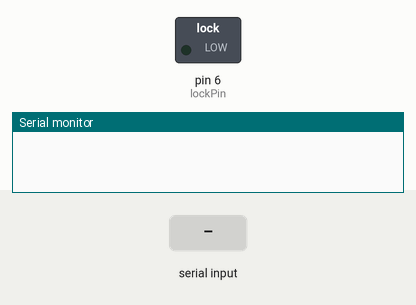
This sketch was run on a simulated Arduino Uno, built with avr-gcc and run on an emulated ATmega328P. On the bench: switched loads named in the sketch (green lamp = pin HIGH), the last lines printed to the serial monitor. The inputs (shaded band) are chosen by the test bench.

Above: at 1.2 s.
1.3 s: "W" received over Serial
At 1.7 s:
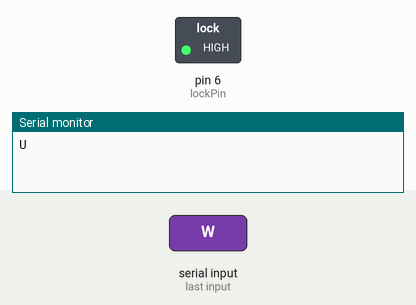
2.8 s: "V" received over Serial
At 5.2 s:
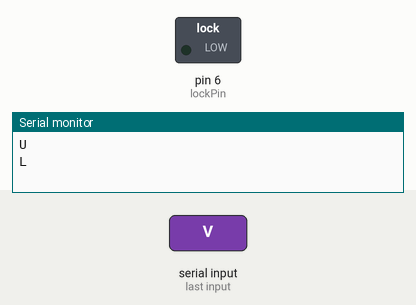
Timing chart, 0 to 6.7 s (numbered marks = the images above; inputs shaded):
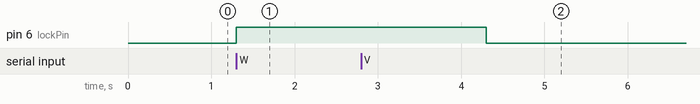

The sketch:

LockSMS.ino.ino
```cpp
/*
// for servos
#include <Servo.h>

Servo myservo;
int servoPin = 12;
int lock = 0; // lock angle (should be 0)
int unlock = 180; // unlock angle (should be 180)
*/

int lockPin = 6;
String inputString = "";
boolean stringComplete = false;


void setup() {
  // put your setup code here, to run once:
  Serial.begin(9600);

/*
  // for servos
  myservo.attach(servoPin);
  myservo.write(lock);
  */

  // for lock
  pinMode(lockPin, OUTPUT);
  inputString.reserve(200);
}

void loop() {
  /*
  if(stringComplete) {
    digitalWrite(lockPin, HIGH);
    inputString = "";
    stringComplete = false;
    delay(5000);
    // digitalWrite(lockPin, LOW);
  }
  delay(10);
  */

  // Recieve data from Node and write it to a String
  while (Serial.available()) {
    char inChar = (char)Serial.read();
    if(inChar == 'V'){ // end character for locking
      Serial.println("L");
      // myservo.write(lock); // this is for servos
      digitalWrite(lockPin, LOW);
      delay(3000);
    }
    else if(inChar == 'W'){
      Serial.println("U");
      // myservo.write(unlock); // this is for servos
      digitalWrite(lockPin, HIGH);
      delay(3000);
    }
  }
}

/*
void serialEvent() {
  while(Serial.available()) {
    char inChar = (char)Serial.read();

    inputString += inChar;

    if(inChar == '\n') {
      stringComplete = true;
    }
  }
}

*/
```

Measured:
- after the input at 1.3 s, pin 6 (lockPin): LOW → HIGH at once
- after the input at 2.8 s, pin 6 (lockPin): HIGH → LOW after 1.5 s
